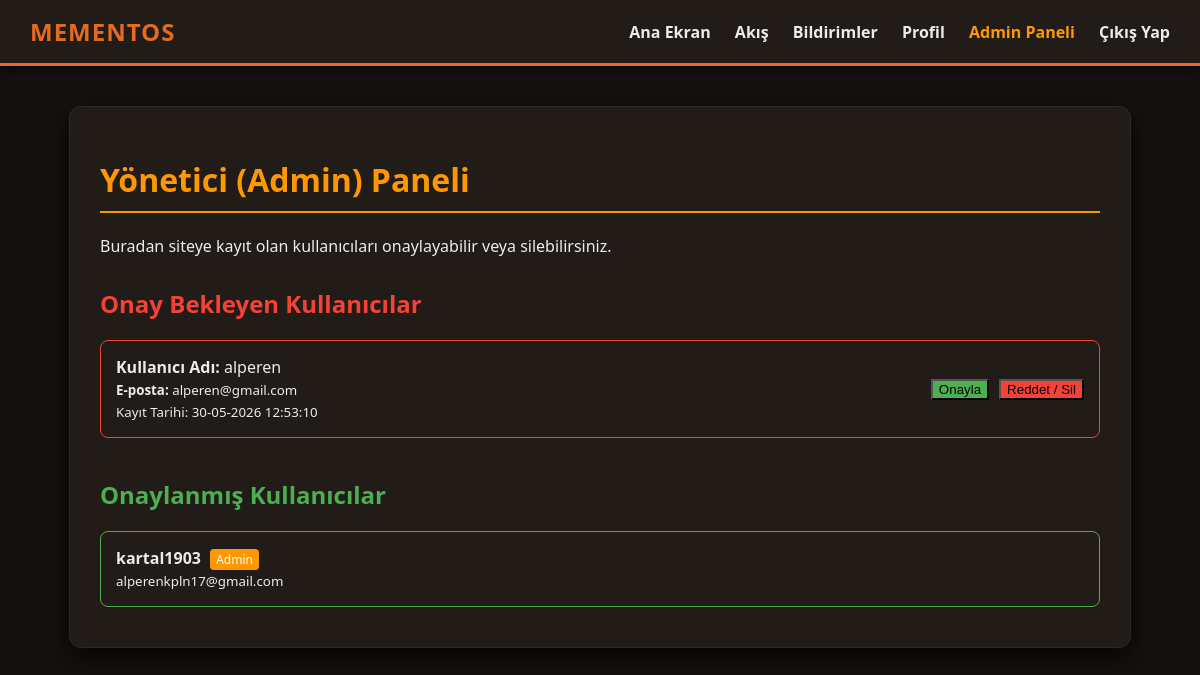
The page /admin (signed in) on the database its author committed.
### app/models.py (models this page shows, shortened)
class User(UserMixin, db.Model):
    id: so.Mapped[int] = so.mapped_column(primary_key=True)
    username: so.Mapped[str] = so.mapped_column(sa.String(64), index=True, unique=True)
    email: so.Mapped[str] = so.mapped_column(sa.String(120), index=True, unique=True)
    password_hash: so.Mapped[Optional[str]] = so.mapped_column(sa.String(256))
    about_me: so.Mapped[Optional[str]] = so.mapped_column(sa.String(140))
    last_seen: so.Mapped[Optional[datetime]] = so.mapped_column(default=lambda: datetime.now(timezone.utc))
    profile_pic: so.Mapped[Optional[str]] = so.mapped_column(sa.String(120))
    is_verified: so.Mapped[bool] = so.mapped_column(sa.Boolean, default=False, server_default=sa.text('0'))
    verification_code: so.Mapped[Optional[str]] = so.mapped_column(sa.String(10))
    require_2fa: so.Mapped[bool] = so.mapped_column(sa.Boolean, default=False, server_default=sa.text('0'))
    is_admin: so.Mapped[bool] = so.mapped_column(sa.Boolean, default=False, server_default=sa.text('0'))
    is_approved: so.Mapped[bool] = so.mapped_column(sa.Boolean, default=False, server_default=sa.text('0'))
    posts: so.WriteOnlyMapped['Post'] = so.relationship(back_populates='author', cascade='all, delete-orphan')
    comments: so.WriteOnlyMapped['Comment'] = so.relationship(back_populates='author', cascade='all, delete-orphan')
    likes: so.WriteOnlyMapped['Like'] = so.relationship(back_populates='author', cascade='all, delete-orphan')
    notifications: so.WriteOnlyMapped['Notification'] = so.relationship(back_populates='user', cascade='all, delete-orphan')
    followed: so.WriteOnlyMapped['User'] = so.relationship(
        secondary=followers,
        primaryjoin=(followers.c.follower_id == id),
        secondaryjoin=(followers.c.followed_id == id),
        back_populates='followers'
    )
    followers: so.WriteOnlyMapped['User'] = so.relationship(
        secondary=followers,
        primaryjoin=(followers.c.followed_id == id),
        secondaryjoin=(followers.c.follower_id == id),
        back_populates='followed'
    )

### app/main/routes.py (the view)
@bp.route('/admin')
@login_required
@admin_required
def admin_panel():
    unapproved_users = db.session.scalars(db.select(User).filter_by(is_approved=False).order_by(User.id.desc())).all()
    approved_users = db.session.scalars(db.select(User).filter_by(is_approved=True).order_by(User.id.desc())).all()
    form = EmptyForm()
    return render_template('admin_panel.html', title='Admin Paneli', unapproved_users=unapproved_users, approved_users=approved_users, form=form)

### app/main/routes.py (called while the page is built)
@bp.before_request
def before_request():
    if current_user.is_authenticated:
        current_user.last_seen = datetime.now(timezone.utc)
        db.session.commit()

@bp.context_processor
def inject_notifications():
    if current_user.is_authenticated:
        unread_count = db.session.scalar(sa.select(sa.func.count(Notification.id)).where(Notification.user_id == current_user.id, Notification.is_read == False))
        return dict(unread_notifications_count=unread_count or 0)
    return dict(unread_notifications_count=0)

@bp.app_template_filter('local_time')
def local_time_filter(dt, format='%d-%m-%Y %H:%M:%S'):
    if dt is None:
        return ""
    if dt.tzinfo is None:
        dt = dt.replace(tzinfo=timezone.utc)
    local_dt = dt + timedelta(hours=3)
    return local_dt.strftime(format)

def admin_required(f):
    @wraps(f)
    def decorated_function(*args, **kwargs):
        if not current_user.is_authenticated or not current_user.is_admin:
            from flask import abort
            abort(403)
        return f(*args, **kwargs)
    return decorated_function

### app/models.py (called while the page is built)
@login.user_loader
def load_user(id):
    return db.session.get(User, int(id))

### app/templates/admin_panel.html (shortened to what this page needs)
{% extends "base.html" %}
{% block content %}
<div class="content-box">
    <h1 style="color: #ff9800; border-bottom: 2px solid #ff9800; padding-bottom: 10px;">Yönetici (Admin) Paneli</h1>
    <p>Buradan siteye kayıt olan kullanıcıları onaylayabilir veya silebilirsiniz.</p>
    <h2 style="margin-top: 30px; color: #f44336;">Onay Bekleyen Kullanıcılar</h2>
    {% if unapproved_users %}
        <div class="users-list">
            {% for u in unapproved_users %}
            <div class="user-card" style="border: 1px solid #f44336; padding: 15px; margin-bottom: 10px; border-radius: 8px; display: flex; justify-content: space-between; align-items: center;">
                <div>
                    <strong>Kullanıcı Adı:</strong> {{ u.username }} <br>
                    <small><strong>E-posta:</strong> {{ u.email }}</small> <br>
                    <small>Kayıt Tarihi: {{ u.last_seen | local_time }}</small>
                </div>
                <div style="display: flex; gap: 10px;">
                    <form action="{{ url_for('main.approve_user', user_id=u.id) }}" method="post">
                        <button type="submit" class="btn" style="background-color: #4CAF50;">Onayla</button>
                    </form>
                    <form action="{{ url_for('main.delete_user', user_id=u.id) }}" method="post" onsubmit="return confirm('Bu kullanıcıyı kalıcı olarak silmek istediğinize emin misiniz?');">
                        <button type="submit" class="btn" style="background-color: #f44336;">Reddet / Sil</button>
                    </form>
                </div>
            </div>
            {% endfor %}
        </div>
    {% else %}
        <p style="color: #888;">Şu an onay bekleyen hiç kimse yok.</p>
    {% endif %}
    <h2 style="margin-top: 40px; color: #4CAF50;">Onaylanmış Kullanıcılar</h2>
    {% if approved_users %}
        <div class="users-list">
            {% for u in approved_users %}
            <div class="user-card" style="border: 1px solid #4CAF50; padding: 15px; margin-bottom: 10px; border-radius: 8px; display: flex; justify-content: space-between; align-items: center;">
                <div>
                    <strong>{{ u.username }}</strong> {% if u.is_admin %}<span style="background-color: #ff9800; color: white; padding: 2px 6px; border-radius: 4px; font-size: 12px; margin-left: 5px;">Admin</span>{% endif %} <br>
                    <small>{{ u.email }}</small>
                </div>
            </div>
            {% endfor %}
        </div>
    {% else %}
        <p>Henüz kimse onaylanmamış.</p>
    {% endif %}
</div>
{% endblock %}

### app/static/css/style.css (style rules this page uses)
:root { --bg-dark: #F5F5F5; --box-bg: #FFFFFF; --text-main: #14110F; --accent-orange: #E56B1F; --accent-brown: #D49A73; --input-bg: #EEEEEE; --window-header: #E0E0E0; --window-header-text: #333; --masonry-bg: rgba(255, 255, 255, 0.85); --window-bg: rgba(255, 255, 255, 0.85); }
.dark-mode { --bg-dark: #14110F; --box-bg: #211C18; --text-main: #EFEBE9; --accent-orange: #E56B1F; --accent-brown: #8A4315; --input-bg: #1A1613; --window-header: rgba(0, 0, 0, 0.5); --window-header-text: #eee; --masonry-bg: rgba(20, 15, 10, 0.85); --window-bg: rgba(30, 25, 20, 0.85); }
body { background-color: var(--bg-dark); color: var(--text-main); font-family: 'Segoe UI', Tahoma, Geneva, Verdana, sans-serif; margin: 0; padding: 0; }

### rows shown on the page
User: username "alperen", email "alperen@gmail.com", last_seen|local_time "30-05-2026 12:53:10"
User: username "kartal1903", is_admin "Admin", email "alperenkpln17@gmail.com"
